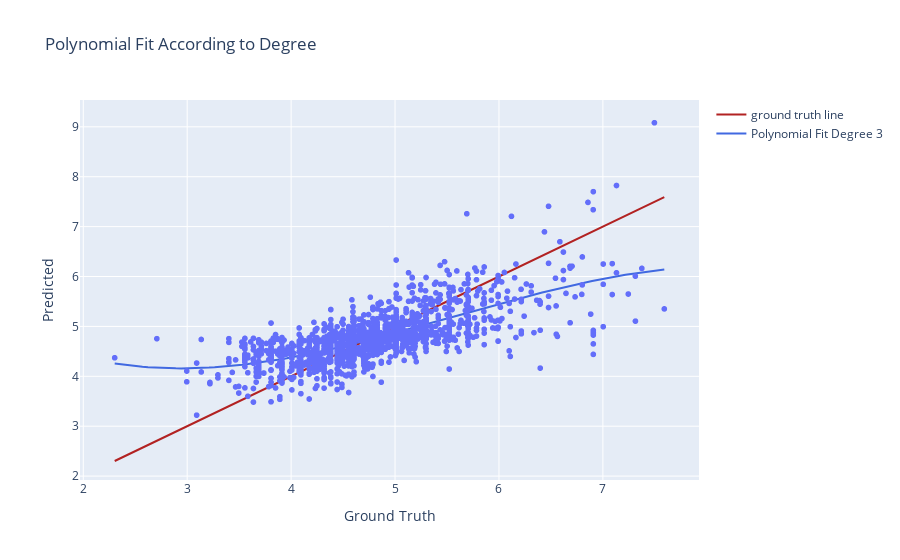

This figure's notebook cell:
### Code cell
plot_graphs(y_test, y_pred, degree)

### Figure 1 — Plotly figure (JSON) as saved in the notebook; plotly's stock layout.template omitted (floating-point values rounded to 4 significant figures; data arrays with more than 128 entries replaced by an {"elided": "..."} marker saying what was removed)
{"data": [{"hovertemplate": "ground truth=%{x}<br>Predicted=%{y}<extra></extra>", "legendgroup": "", "marker": {"color": "#636efa", "symbol": "circle"}, "mode": "markers", "name": "", "showlegend": false, "type": "scattergl", "x": {"elided": "1478 float values"}, "xaxis": "x", "y": {"elided": "1478 float values"}, "yaxis": "y"}, {"line": {"color": "firebrick", "width": 2}, "mode": "lines", "name": "ground truth line", "type": "scatter", "x": {"elided": "1478 float values"}, "y": {"elided": "1478 float values"}}, {"line": {"color": "royalblue", "width": 2}, "mode": "lines", "name": "Polynomial Fit Degree 3", "type": "scatter", "x": [2.303, 2.356, 2.409, 2.463, 2.516, 2.57, 2.623, 2.677, 2.73, 2.783, 2.837, 2.89, 2.944, 2.997, 3.05, 3.104, 3.157, 3.211, 3.264, 3.318, 3.371, 3.424, 3.478, 3.531, 3.585, 3.638, 3.691, 3.745, 3.798, 3.852, 3.905, 3.959, 4.012, 4.065, 4.119, 4.172, 4.226, 4.279, 4.332, 4.386, 4.439, 4.493, 4.546, 4.6, 4.653, 4.706, 4.76, 4.813, 4.867, 4.92, 4.973, 5.027, 5.08, 5.134, 5.187, 5.241, 5.294, 5.347, 5.401, 5.454, 5.508, 5.561, 5.614, 5.668, 5.721, 5.775, 5.828, 5.882, 5.935, 5.988, 6.042, 6.095, 6.149, 6.202, 6.255, 6.309, 6.362, 6.416, 6.469, 6.523, 6.576, 6.629, 6.683, 6.736, 6.79, 6.843, 6.896, 6.95, 7.003, 7.057, 7.11, 7.164, 7.217, 7.27, 7.324, 7.377, 7.431, 7.484, 7.537, 7.591], "y": [4.259, 4.242, 4.227, 4.214, 4.202, 4.191, 4.182, 4.175, 4.169, 4.164, 4.161, 4.159, 4.159, 4.159, 4.161, 4.165, 4.169, 4.175, 4.181, 4.189, 4.198, 4.208, 4.22, 4.232, 4.245, 4.259, 4.274, 4.29, 4.307, 4.325, 4.344, 4.363, 4.383, 4.404, 4.426, 4.448, 4.471, 4.495, 4.52, 4.545, 4.57, 4.596, 4.623, 4.65, 4.678, 4.706, 4.734, 4.763, 4.792, 4.822, 4.852, 4.882, 4.912, 4.943, 4.974, 5.005, 5.036, 5.067, 5.099, 5.13, 5.162, 5.193, 5.225, 5.256, 5.288, 5.319, 5.35, 5.381, 5.412, 5.443, 5.473, 5.504, 5.533, 5.563, 5.592, 5.621, 5.65, 5.678, 5.706, 5.733, 5.76, 5.786, 5.812, 5.837, 5.862, 5.886, 5.909, 5.932, 5.954, 5.975, 5.996, 6.015, 6.034, 6.052, 6.069, 6.086, 6.101, 6.116, 6.129, 6.142]}], "layout": {"legend": {"tracegroupgap": 0}, "title": {"text": "Polynomial Fit According to Degree"}, "xaxis": {"anchor": "y", "domain": [0, 1], "title": {"text": "Ground Truth"}}, "yaxis": {"anchor": "x", "domain": [0, 1], "title": {"text": "Predicted"}}}}
